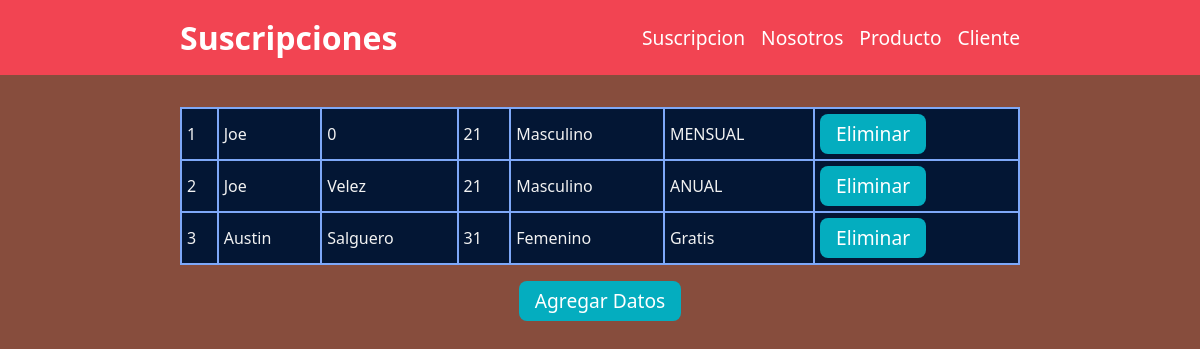
Screenshot of /modulo/suscripcion/consultar.php with the database file from the repository.
### tables this page shows
CREATE TABLE `suscripcion` (
  `id` int(11) NOT NULL,
  `nombre` varchar(60) NOT NULL,
  `apellido` varchar(60) NOT NULL,
  `edad` int(3) NOT NULL,
  `genero` varchar(60) NOT NULL,
  `plan` varchar(50) NOT NULL
);

### modulo/suscripcion/consultar.php (the view, shortened to what this page needs)
<!DOCTYPE html>
<html lang="es">
<head>
</head>
<body>
    <?php
        $titulo = 'Suscripciones';
        include_once '../../plantillas/encabezado.php';
        require_once('../../conexion.php');
        $sql = "SELECT * FROM suscripcion";
        $statement = $pdo->prepare($sql);
        $statement->execute();
    ?>
    <main>
        <div class="contenedor">
            <table class="tabla">
                <?php
                $filas = $statement->fetchAll(PDO::FETCH_ASSOC);
                foreach ($filas as $fila) {
            ?>
                <tr>
                    <td><?php echo $fila['id'] ?></td>
                    <td><?php echo $fila['nombre'] ?></td>
                    <td><?php echo $fila['apellido'] ?></td>
                    <td><?php echo $fila['edad'] ?></td>
                    <td><?php echo $fila['genero'] ?></td>
                    <td><?php echo $fila['plan']?></td>
                    <td><?php echo  "<a href='eliminar.php?id=".$fila['id']."'>Eliminar</a>";?></td>
                </tr>
                <?php } ?>
            </table>
        </div>
        <div>
            <a href="insertar.php">Agregar Datos</a>
        </div>
    </main>
</body>
</html>

### plantillas/encabezado.php
<div class="navbar">
    <h1 class="titulo">
        <?php echo isset($titulo)?$titulo:""; ?>
    </h1>
    <nav>
        <a href="/gym/daw-gym-BDD/modulo/suscripcion/consultar.php">Suscripcion</a>
        <a href="/gym/daw-gym-BDD/modulo/nosotros/consultar.php">Nosotros</a>
        <a href="/gym/daw-gym-BDD/modulo/producto/consultar.php">Producto</a>
        <a href="/gym/daw-gym-BDD/modulo/cliente/consultar.php">Cliente</a>
    </nav>
</div>

### plantillas/styles.php (style rules this page uses)
* { margin: 0; padding: 0; box-sizing: border-box; font-family: 'Segoe UI', Tahoma, Geneva, Verdana, sans-serif; }
body { background: #874d3d; color: #f2f2f2 }
main { padding: 1rem 15%; display: flex; flex-direction: column; justify-content: center; align-items: center; }
.contenedor { width: 100% }
.navbar { width: 100%; padding: 1rem 15%; margin-bottom: 1rem; background: #F24452; display: flex; justify-content: space-between; align-items: center; }
.navbar h1.titulo { color: white; }
.navbar nav { display: flex; gap: 1rem; }
nav a { text-decoration: none; font-size: 1.2rem; color: white; }
table { width: 100%; margin-bottom: 1rem; background-color: #404040; border-collapse: collapse; border-width: 2px; border-color: #7ea8f8; border-style: solid; color: #f2f2f2; transition: .3s; }
table td, table th { border-width: 2px; border-color: #7ea8f8; border-style: solid; padding: 5px; }
input[type="submit"], main a { background-color: #04ADBF; border-radius: 8px; border-style: none; box-sizing: border-box; color: #FFFFFF; display: inline-block; height: 40px; line-height: 20px; list-style: none; font-size: 1.2rem; margin: 0; padding: 10px 16px; text-decoration: none; user-select: none; transition: color 100ms; }

### modulo/suscripcion/consultar.php (style rules this page uses)
* { color: #f2f2f2; }
main { display: flex; justify-content: center; flex-direction: column; flex-wrap: wrap; align-content: center; align-items: center; }
.contenedor { display: flex; justify-content: center; }
table { border: #b2b2b2 1px solid; }
td, th { border: #b2b2b2 1px solid; margin: 1%; }
.tabla { width: 100%; flex-direction: column; flex-wrap: wrap; align-content: center; justify-content: center; background: #031634; }

### rows the page displays
suscripcion: id "1", nombre "Joe", apellido "0", edad "21", genero "Masculino", plan "MENSUAL"
suscripcion: id "2", nombre "Joe", apellido "Velez", edad "21", genero "Masculino", plan "ANUAL"
suscripcion: id "3", nombre "Austin", apellido "Salguero", edad "31", genero "Femenino", plan "Gratis"

### other values shown
$titulo "Suscripciones"
